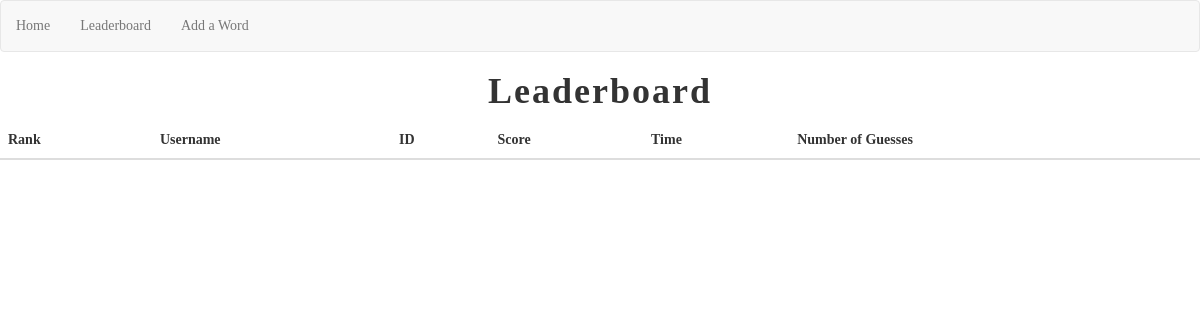
The page /leaderboard on the database as committed earlier.
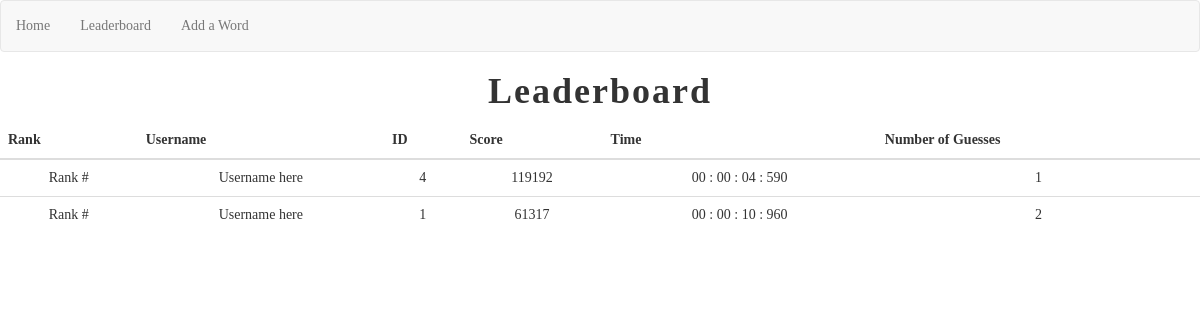
The same page on the database as committed later.
### database_handler.py (models this page shows, shortened)
class Leaderboard(database.Model):
    id = database.Column(database.Integer, primary_key=True, autoincrement=True)
    player_id = database.Column(database.Integer, database.ForeignKey("player.id"), nullable=False)
    score = database.Column(database.Integer, database.CheckConstraint("score >= 0"), nullable=False)
    time = database.Column(database.Text, nullable=False)
    guesses = database.Column(database.Integer, database.CheckConstraint("guesses > 0"), nullable=False)

### main.py (the view)
@app.route("/leaderboard")
def leaderboard():
    entries = get_leaderboard_entries()
    return render_template("leaderboard.html", leaderboard_entries=entries)

### database_handler.py (called while the page is built)
def get_leaderboard_entries() -> list[Leaderboard]:
    entries = Leaderboard.query.order_by(desc(Leaderboard.score)).all()
    return entries

### templates/leaderboard.html
{% extends "navigation.html" %}
{% block content %}
    <h1>Leaderboard</h1>
    <table class="table">
        <thead>
            <tr>
                <th>Rank</th>
                <th>Username</th>
                <th>ID</th>
                <th>Score</th>
                <th>Time</th>
                <th>Number of Guesses</th>
            </tr>
        </thead>
        <tbody>
            {% for entry in leaderboard_entries %}
            <tr>
                <td>Rank #</td>
                <td>Username here</td>
                <td>{{ entry.player_id }}</td>
                <td>{{ entry.score }}</td>
                <td>{{ entry.time }}</td>
                <td>{{ entry.guesses }}</td>
            </tr>
            {% endfor %}
        </tbody>
    </table>
{% endblock %}

### templates/navigation.html (shortened to what this page needs)
<!DOCTYPE html>
<html>
<head>
    <link rel="stylesheet" href="https://maxcdn.bootstrapcdn.com/bootstrap/3.4.1/css/bootstrap.min.css">
    <link rel="stylesheet" href="{{ url_for('static', filename='css/style.css') }}">
</head>
<body>
    <nav class="navbar navbar-default">
        <ul class="nav navbar-nav">
            <li><a href="{{ url_for('home') }}">Home</a></li>
            <li><a href="{{ url_for('leaderboard') }}">Leaderboard</a></li>
            <li><a href="{{ url_for('add_word') }}">Add a Word</a></li>
        </ul>
    </nav>
    {% block content %}
    {% endblock %}
</body>

### static/css/style.css (style rules this page uses)
body { font-family: "Georgia", "Century Schoolbook"; text-align: center; }
h1 { font-size: 36px; font-weight: bold; letter-spacing: 2px; }

Rows that differ between the two databases and show on the page:
added Leaderboard: player_id "4", score "119192", time "00 : 00 : 04 : 590", guesses "1"
added Leaderboard: player_id "1", score "61317", time "00 : 00 : 10 : 960", guesses "2"
